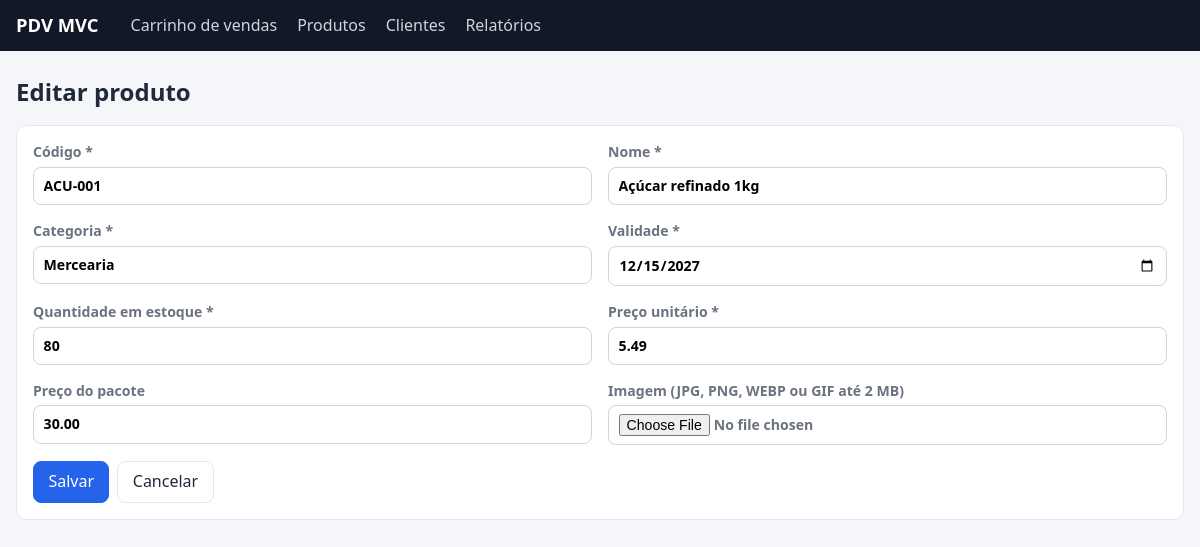
The page /produtos/2/editar on the database its author committed.
### tables this page shows
CREATE TABLE produtos (
    id              INT UNSIGNED AUTO_INCREMENT PRIMARY KEY,
    cod             VARCHAR(30)    NOT NULL UNIQUE,
    nome            VARCHAR(120)   NOT NULL,
    categoria       VARCHAR(60)    NOT NULL,
    validade        DATE           NOT NULL,
    quantidade      INT            NOT NULL DEFAULT 0,
    preco_unitario  DECIMAL(10,2)  NOT NULL,
    preco_pacote    DECIMAL(10,2)  NOT NULL DEFAULT 0,
    imagem          VARCHAR(255)   NULL
);

### app/Core/View.php (called while the page is built, shortened)
<?php
final class View
{
    public static function render(string $view, array $data = []): void
    {
        extract($data, EXTR_SKIP);
        require VIEW_PATH . '/' . $view . '.php';
        require VIEW_PATH . '/layout/main.php';
    }
}

### app/Core/Controller.php (called while the page is built, shortened)
<?php
abstract class Controller
{
    protected function view(string $view, array $data = []): void
    {
        View::render($view, $data);
    }
}

### app/Controllers/ProdutoController.php (called while the page is built, shortened)
<?php
final class ProdutoController extends Controller
{
    public function edit(int $id): void
    {
        $produto = $this->produtos->find($id);
        $this->formulario($produto, [], "/produtos/{$id}/atualizar", 'Editar produto');
    }
    private function formulario(Produto $produto, array $erros, string $action, string $titulo): void
    {
        $this->view('produtos/form', [
            'title'   => $titulo,
            'produto' => $produto,
            'erros'   => $erros,
            'action'  => $action,
        ]);
    }
}

### public/index.php (called while the page is built, shortened)
<?php
require APP_PATH . '/Core/helpers.php';
try {
    $container = require APP_PATH . '/bootstrap.php';
    $router = new Router($container);
    $router->dispatch($_SERVER['REQUEST_METHOD'] ?? 'GET', $_SERVER['REQUEST_URI'] ?? '/');
} catch (Throwable $e) {
    http_response_code(500);
    View::render('errors/500', [
        'title'   => 'Erro interno',
        'message' => Config::get('app.debug') ? $e->getMessage() : null,
    ]);
}

### app/Core/helpers.php (called while the page is built, shortened)
<?php
function e(mixed $value): string
{
    return htmlspecialchars((string) $value, ENT_QUOTES, 'UTF-8');
}
function url(string $path = ''): string
{
    return rtrim((string) Config::get('app.base_url', ''), '/') . '/' . ltrim($path, '/');
}

### app/Core/Config.php (called while the page is built, shortened)
<?php
final class Config
{
    private static array $data = [];
    public static function load(string $file): void
    {
        self::$data = require $file;
    }
    public static function get(string $key, mixed $default = null): mixed
    {
        $value = self::$data;
        foreach (explode('.', $key) as $part) {
            $value = $value[$part];
        }
        return $value;
    }
}

### app/Repositories/ProdutoRepository.php (called while the page is built, shortened)
<?php
final class ProdutoRepository
{
    public function find(int $id): ?Produto
    {
        $stmt = $this->pdo->prepare('SELECT * FROM produtos WHERE id = :id');
        $stmt->execute(['id' => $id]);
        $row = $stmt->fetch();
        return $row ? Produto::fromRow($row) : null;
    }
}

### app/Views/produtos/form.php (the view, shortened to what this page needs)
<div class="page-head"><h1><?= e($title) ?></h1></div>
<div class="card">
    <form method="post" action="<?= e(url($action)) ?>" enctype="multipart/form-data" class="form-grid" novalidate>
        <label>Código *
            <input type="text" name="cod" value="<?= e($produto->cod) ?>" required>
        </label>
        <label>Nome *
            <input type="text" name="nome" value="<?= e($produto->nome) ?>" required>
        </label>
        <label>Categoria *
            <input type="text" name="categoria" value="<?= e($produto->categoria) ?>" required>
        </label>
        <label>Validade *
            <input type="date" name="validade" value="<?= e($produto->validade) ?>" required>
        </label>
        <label>Quantidade em estoque *
            <input type="number" name="quantidade" min="0" value="<?= e($produto->quantidade) ?>" required>
        </label>
        <label>Preço unitário *
            <input type="text" name="preco_unitario" inputmode="decimal" value="<?= e(number_format($produto->precoUnitario, 2, '.', '')) ?>" required>
        </label>
        <label>Preço do pacote
            <input type="text" name="preco_pacote" inputmode="decimal" value="<?= e(number_format($produto->precoPacote, 2, '.', '')) ?>">
        </label>
        <label>Imagem (JPG, PNG, WEBP ou GIF até 2 MB)
            <input type="file" name="imagem" accept="image/*">
        </label>
        <div class="span-2 form-actions">
            <button class="btn btn-primary" type="submit">Salvar</button>
            <a class="btn" href="<?= e(url('/produtos')) ?>">Cancelar</a>
        </div>
    </form>
</div>

### app/Core/Router.php (shortened to what this page needs)
<?php
final class Router
{
    private array $routes = [];
    private function add(string $method, string $path, array $handler): void
    {
        $regex = '#^' . preg_replace('#\{(\w+)\}#', '(?P<$1>\d+)', $path) . '$#';
        $this->routes[] = [$method, $regex, $handler];
    }
    public function dispatch(string $method, string $uri): void
    {
        $path = parse_url($uri, PHP_URL_PATH) ?: '/';
        $path = '/' . trim($path, '/');
        foreach ($this->routes as [$routeMethod, $regex, $handler]) {
            if ($routeMethod === $method && preg_match($regex, $path, $matches)) {
                $params = [];
                foreach ($matches as $key => $value) {
                    if (is_string($key)) {
                        $params[] = (int) $value;
                    }
                }
                $controller = $this->container->get($handler[0]);
                $controller->{$handler[1]}(...$params);
                return;
            }
        }
    }
}

### public/assets/style.css (style rules this page uses)
:root { --bg: #f4f6f9; --card: #fff; --text: #1f2937; --muted: #6b7280; --line: #e5e7eb; --primary: #2563eb; --primary-dark: #1d4ed8; --danger: #dc2626; --ok: #15803d; --radius: 10px; }
* { box-sizing: border-box; }
body { margin: 0; font-family: system-ui, -apple-system, "Segoe UI", Roboto, sans-serif; background: var(--bg); color: var(--text); line-height: 1.45; }
h1 { font-size: 1.5rem; margin: 0; }
.page-head { display: flex; justify-content: space-between; align-items: center; gap: 1rem; margin-bottom: 1rem; flex-wrap: wrap; }
.card { background: var(--card); border: 1px solid var(--line); border-radius: var(--radius); padding: 1rem; margin-bottom: 1rem; }
.btn { display: inline-block; padding: .5rem .9rem; border-radius: 8px; border: 1px solid var(--line); background: #fff; color: var(--text); cursor: pointer; text-decoration: none; font-size: .9rem; font: inherit; }
.btn-primary { background: var(--primary); border-color: var(--primary); color: #fff; }
input, select { font: inherit; padding: .5rem .6rem; border: 1px solid #d1d5db; border-radius: 8px; background: #fff; width: 100%; }
label { display: flex; flex-direction: column; gap: .25rem; font-size: .88rem; color: var(--muted); font-weight: 600; }
.form-grid { display: grid; grid-template-columns: 1fr 1fr; gap: 1rem; }
.span-2 { grid-column: span 2; }
.form-actions { display: flex; gap: .5rem; }

### rows shown on the page
produtos: cod "ACU-001", nome "Açúcar refinado 1kg", categoria "Mercearia", validade "12/15/2027", quantidade "80", preco_unitario "5.49", preco_pacote "30.00"
